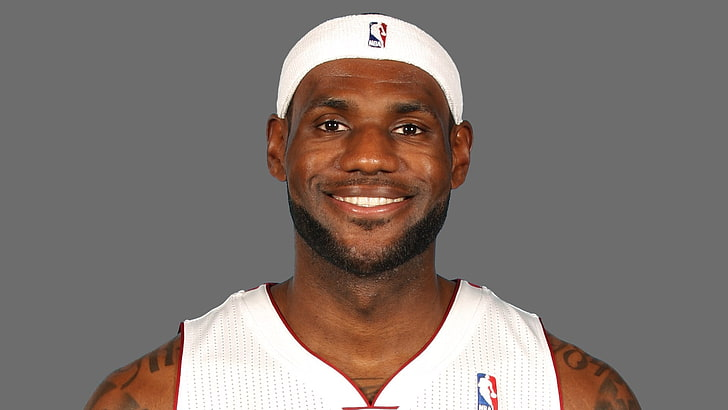
#> input picture Backend/voting_app/test_images/registration.jpg, 728 x 410 px; its folder holds 2 pictures in this run
$ python test_face_recognition.py
#> lines starting #> are read from the running program, lines starting #| are printed output that depends on the picture
### Backend/voting_app/face_utils.py
import numpy as np
import hashlib
import base64
from typing import Tuple, Optional
import io
from PIL import Image
import cv2

def encode_facial_data(image_data: bytes) -> Tuple[str, bytes]:
    """
    Process image data and create a hash for verification.
    Uses OpenCV for face detection and feature extraction.
    Returns a hash and the processed image data.
    """
    # Convert bytes to numpy array
    nparr = np.frombuffer(image_data, np.uint8)
    img = cv2.imdecode(nparr, cv2.IMREAD_COLOR)

    # Convert to grayscale
    gray = cv2.cvtColor(img, cv2.COLOR_BGR2GRAY)

    # Load face cascade classifier
    face_cascade = cv2.CascadeClassifier(cv2.data.haarcascades + 'haarcascade_frontalface_default.xml')

    # Detect faces
    faces = face_cascade.detectMultiScale(gray, 1.1, 4)

    if len(faces) == 0:
        raise ValueError("No face detected in the image")

    if len(faces) > 1:
        raise ValueError("Multiple faces detected in the image")

    # Get the face region
    x, y, w, h = faces[0]
    face = gray[y:y+h, x:x+w]

    # Resize to standard size
    face = cv2.resize(face, (100, 100))

    # Create a hash of the processed image data
    img_hash = hashlib.sha256(face.tobytes()).hexdigest()

    # Convert processed image to bytes for storage
    _, img_encoded = cv2.imencode('.jpg', face)
    img_bytes = img_encoded.tobytes()

    return img_hash, img_bytes

# [35 lines left out: function verify_face, not called in this run]

def preprocess_image(image_data: bytes) -> bytes:
    """
    Preprocess the image before processing.
    Resizes and normalizes the image.
    """
    # Convert bytes to numpy array
    nparr = np.frombuffer(image_data, np.uint8)
    img = cv2.imdecode(nparr, cv2.IMREAD_COLOR)
#> img is the input picture: shape (410, 728, 3); mean B, G, R 112.7, 117.9, 128.7

    # Convert to grayscale
    gray = cv2.cvtColor(img, cv2.COLOR_BGR2GRAY)
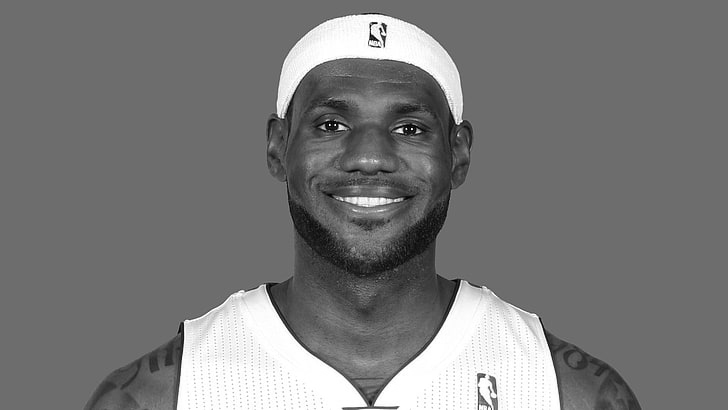
#> gray: shape (410, 728); min 0, max 255, mean 120.5

    # Resize if too large
    max_size = 800
    h, w = gray.shape
#> h = 410; w = 728
    if max(h, w) > max_size:
        ratio = max_size / max(h, w)
        new_size = (int(w * ratio), int(h * ratio))
        gray = cv2.resize(gray, new_size)

    # Enhance contrast
    gray = cv2.equalizeHist(gray)
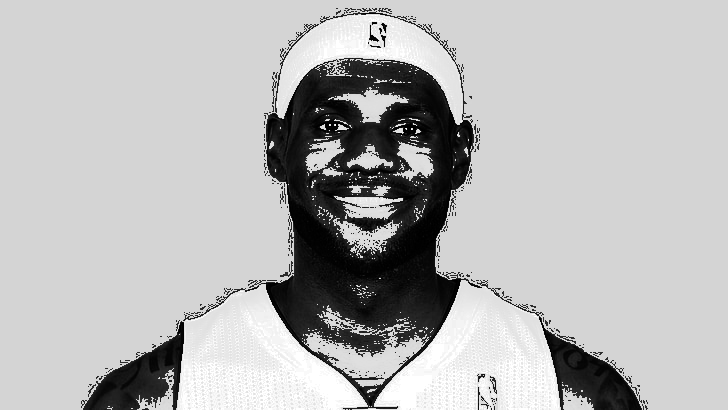
#> gray: shape (410, 728); min 0, max 255, mean 183.1

    # Convert back to bytes
    _, img_encoded = cv2.imencode('.jpg', gray)
    return img_encoded.tobytes()

### Backend/voting_app/test_face_recognition.py
import numpy as np
import os
from face_utils import encode_facial_data, verify_face, preprocess_image

def test_face_recognition():
    """
    Test the image processing and verification implementation.
    """
    # Create test images directory if it doesn't exist
    test_dir = os.path.join(os.path.dirname(__file__), 'test_images')
    os.makedirs(test_dir, exist_ok=True)

    # Check if we have test images
    test_images = [f for f in os.listdir(test_dir) if f.lower().endswith(('.png', '.jpg', '.jpeg'))]

    if len(test_images) < 2:
        print("Please add at least two test images (registration.jpg and verification.jpg) to the test_images directory")
        return

    try:
        # Test registration
        with open(os.path.join(test_dir, test_images[0]), 'rb') as f:
            registration_image = f.read()

        # Test preprocessing
        processed_image = preprocess_image(registration_image)
        print("✓ Image preprocessing successful")

        # Test image encoding
        img_hash, img_data = encode_facial_data(processed_image)
#> in encode_facial_data, `faces = face_cascade.detectMultiScale(gray, 1.1, 4)`: faces = ()
        print("✓ Image encoding successful")
        print(f"Generated hash: {img_hash[:20]}...")

        # Test verification with same image (should pass)
        same_result = verify_face(img_data, processed_image)
        print(f"✓ Self-verification {'passed' if same_result else 'failed'}")

        # Test verification with different image
        with open(os.path.join(test_dir, test_images[1]), 'rb') as f:
            verification_image = f.read()

        different_result = verify_face(img_data, verification_image)
        print(f"✓ Different image verification {'passed' if different_result else 'failed'}")

    except Exception as e:
        print(f"Error during testing: {str(e)}")

if __name__ == "__main__":
    test_face_recognition()
